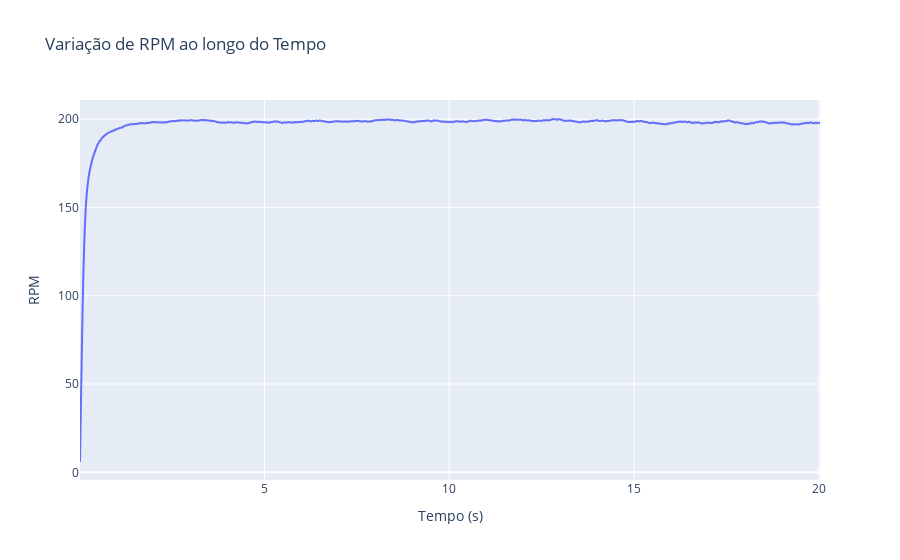

The notebook cell saved with this chart:
### Code cell
fig = px.line(dados, x='Tempo (s)', y='RPM', title='Variação de RPM ao longo do Tempo')
fig.update_xaxes(title='Tempo (s)')
fig.update_yaxes(title='RPM')
fig.show()

### Figure 1 — Plotly figure (JSON) as saved in the notebook; plotly's stock layout.template omitted (floating-point values rounded to 4 significant figures; data arrays with more than 128 entries replaced by an {"elided": "..."} marker saying what was removed)
{"data": [{"hovertemplate": "Tempo (s)=%{x}<br>RPM=%{y}<extra></extra>", "legendgroup": "", "line": {"color": "#636efa", "dash": "solid"}, "marker": {"symbol": "circle"}, "mode": "lines", "name": "", "showlegend": false, "type": "scattergl", "x": {"elided": "1800 float values"}, "xaxis": "x", "y": {"elided": "1800 float values"}, "yaxis": "y"}], "layout": {"legend": {"tracegroupgap": 0}, "title": {"text": "Variação de RPM ao longo do Tempo"}, "xaxis": {"anchor": "y", "domain": [0, 1], "title": {"text": "Tempo (s)"}}, "yaxis": {"anchor": "x", "domain": [0, 1], "title": {"text": "RPM"}}}}
